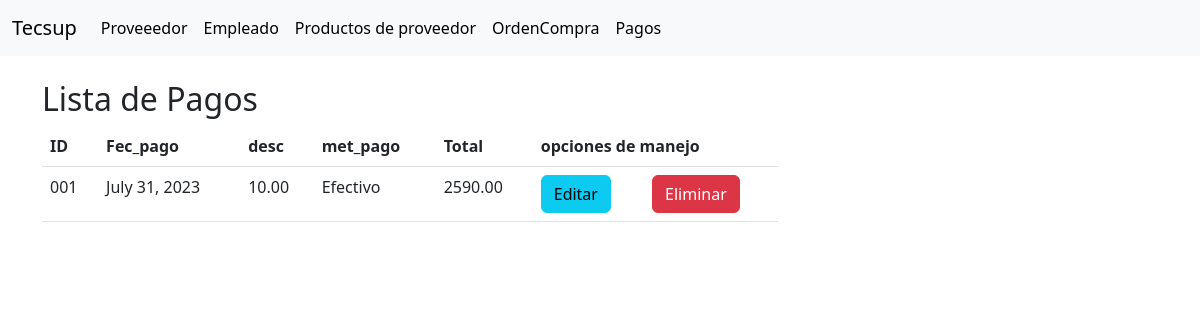
Before: /pagos/ with the older database file.
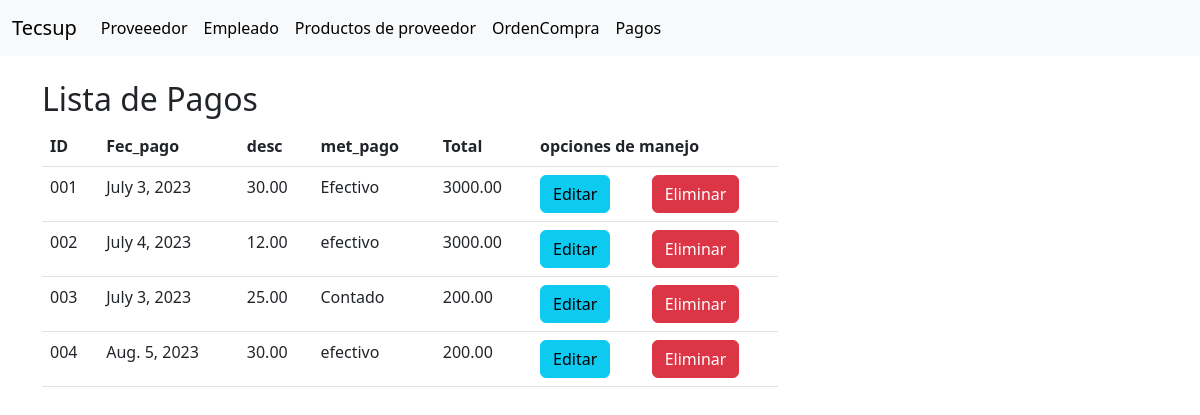
After: the same page with the newer database file.
### compra/models.py (models this page shows, shortened)
class Pago(models.Model):
    id= models.CharField(primary_key=True, max_length=6)
    fec_pago = models.DateField()
    descuento = models.DecimalField(max_digits=8, decimal_places=2)
    met_pago = models.CharField(max_length=30)
    total = models.ForeignKey(OrdenCompra, on_delete=models.CASCADE)

class OrdenCompra(models.Model):
    id= models.CharField(primary_key=True, max_length=6)
    fec_emision = models.DateField()
    cantidad = models.PositiveIntegerField()
    prec_unitario = models.DecimalField(max_digits=10, decimal_places=2)
    total = models.DecimalField(max_digits=10, decimal_places=2)
    producto = models.ForeignKey(Producto, on_delete=models.CASCADE)
    proveedor = models.ForeignKey(Proveedor, on_delete=models.CASCADE)
    empleado = models.ForeignKey(Empleado, on_delete=models.CASCADE)
    def __str__(self):
        return f" {self.total}"

### compra/views.py (the view)
# urls.py: path('pagos/', views.homepago, name='pagos'),
def homepago(request):
    pagos = Pago.objects.all()
    ordenpagos = Proveedor.objects.all()
    return render(request, 'GestionPagos.html',{"pagos":pagos, "ordenpago":ordenpagos})

### compra/templates/GestionPagos.html (shortened to what this page needs)
{% extends './base.html' %}
{% block body %}
<div class="row">
    <div class="col-sm-12 col-md-6  col-xl-8 col-xl-8">
        <h2>Lista de Pagos</h2>
        <table class="table" style="background-color: #4591B8;">
            <thead>
                <tr>
                    <th>ID</th>
                    <th>Fec_pago</th>
                    <th>desc</th>
                    <th>met_pago</th>
                    <th>Total</th>
                    <th colspan="2">opciones de manejo</th>
                </tr>
            </thead>
            <tbody>
                {% for p in pagos %}
                <tr>
                    <td>{{ p.id }}</td>
                    <td>{{ p.fec_pago }}</td>
                    <td>{{ p.descuento }}</td>
                    <td>{{ p.met_pago }}</td>
                    <td>{{ p.total }}</td>
                    <td><a href="edicionpago/{{p.id}}" class="btn btn-info">Editar</a></td>
                    <td><a href="eliminarpago/{{p.id}}" class="btn btn-danger">Eliminar</a></td>
                </tr>
                {% endfor %}
            </tbody>
        </table>
    </div>
</div>
{% endblock %}

### compra/templates/base.html (shortened to what this page needs)
<!DOCTYPE html>
<html>
<head>
  <link href="https://cdn.jsdelivr.net/npm/bootstrap@5.3.0-alpha3/dist/css/bootstrap.min.css" rel="stylesheet">
</head>
<body>
  <nav class="navbar navbar-expand-lg bg-body-tertiary">
        <div class="container-fluid">
          <a class="navbar-brand" href="#">Tecsup</a>
          <div class="collapse navbar-collapse" id="navbarTogglerDemo02">
            <ul class="navbar-nav me-auto mb-2 mb-lg-0">
              <li class="nav-item">
                <a class="nav-link active" aria-current="page" href="{% url 'proveedores'%}">Proveeedor</a>
              </li>
              <li class="nav-item">
                <a class="nav-link active" aria-current="page" href="{% url 'empleados'%}">Empleado</a>
              </li>
              <li class="nav-item">
                <a class="nav-link active" aria-current="page" href="{% url 'productos'%}">Productos de proveedor</a>
              </li>
              <li class="nav-item">
                <a class="nav-link active" aria-current="page" href="{% url 'ordencompra'%}">OrdenCompra</a>
              </li>
              <li class="nav-item">
                <a class="nav-link active" aria-current="page" href="{% url 'pagos'%}">Pagos</a>
              </li>
            </ul>
          </div>
        </div>
      </nav>
      <div class="container py-4">
        {%block body%}
        {% endblock  %}
      </div>
</body>
</html>

Changed rows visible on the page:
changed Pago "Efectivo": fec_pago "July 31, 2023" → "July 3, 2023"; descuento "10.00" → "30.00"; total "2590.00" → "3000.00"
added Pago: id "002", fec_pago "July 4, 2023", descuento "12.00", met_pago "efectivo", total "3000.00"
added Pago: id "003", fec_pago "July 3, 2023", descuento "25.00", met_pago "Contado", total "200.00"
added Pago: id "004", fec_pago "Aug. 5, 2023", descuento "30.00", met_pago "efectivo", total "200.00"
